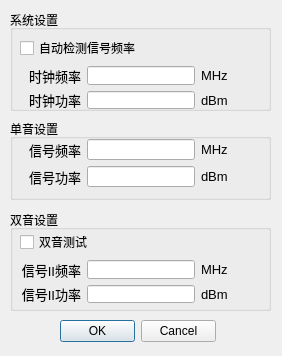
<?xml version="1.0" encoding="UTF-8"?>
<ui version="4.0">
 <class>SignalSettingsDialogClass</class>
 <widget class="QDialog" name="SignalSettingsDialogClass">
  <property name="geometry">
   <rect>
    <x>0</x>
    <y>0</y>
    <width>282</width>
    <height>356</height>
   </rect>
  </property>
  <property name="windowTitle">
   <string>时钟信号设置</string>
  </property>
  <widget class="QDialogButtonBox" name="buttonBox">
   <property name="geometry">
    <rect>
     <x>60</x>
     <y>320</y>
     <width>156</width>
     <height>23</height>
    </rect>
   </property>
   <property name="orientation">
    <enum>Qt::Horizontal</enum>
   </property>
   <property name="standardButtons">
    <set>QDialogButtonBox::Cancel|QDialogButtonBox::Ok</set>
   </property>
  </widget>
  <widget class="QGroupBox" name="groupBox">
   <property name="geometry">
    <rect>
     <x>10</x>
     <y>10</y>
     <width>261</width>
     <height>101</height>
    </rect>
   </property>
   <property name="title">
    <string>系统设置</string>
   </property>
   <widget class="QWidget" name="layoutWidget">
    <property name="geometry">
     <rect>
      <x>10</x>
      <y>26</y>
      <width>241</width>
      <height>73</height>
     </rect>
    </property>
    <layout class="QGridLayout" name="gridLayout_5">
     <item row="0" column="0">
      <widget class="QCheckBox" name="signalDetectCheckBox">
       <property name="text">
        <string>自动检测信号频率</string>
       </property>
      </widget>
     </item>
     <item row="1" column="0">
      <layout class="QGridLayout" name="gridLayout_2">
       <item row="0" column="0">
        <widget class="QLabel" name="labl_16">
         <property name="font">
          <font>
           <family>Arial</family>
           <pointsize>10</pointsize>
          </font>
         </property>
         <property name="text">
          <string>时钟频率</string>
         </property>
         <property name="alignment">
          <set>Qt::AlignRight|Qt::AlignTrailing|Qt::AlignVCenter</set>
         </property>
        </widget>
       </item>
       <item row="0" column="1">
        <widget class="QLineEdit" name="clockFreqMHzLineEdit">
         <property name="sizePolicy">
          <sizepolicy hsizetype="Preferred" vsizetype="Fixed">
           <horstretch>0</horstretch>
           <verstretch>0</verstretch>
          </sizepolicy>
         </property>
        </widget>
       </item>
       <item row="0" column="2">
        <widget class="QLabel" name="labl_25">
         <property name="sizePolicy">
          <sizepolicy hsizetype="Minimum" vsizetype="Preferred">
           <horstretch>0</horstretch>
           <verstretch>0</verstretch>
          </sizepolicy>
         </property>
         <property name="font">
          <font>
           <family>Arial</family>
           <pointsize>10</pointsize>
          </font>
         </property>
         <property name="text">
          <string>MHz</string>
         </property>
        </widget>
       </item>
       <item row="1" column="0">
        <widget class="QLabel" name="labl_23">
         <property name="font">
          <font>
           <family>Arial</family>
           <pointsize>10</pointsize>
          </font>
         </property>
         <property name="text">
          <string>时钟功率</string>
         </property>
         <property name="alignment">
          <set>Qt::AlignRight|Qt::AlignTrailing|Qt::AlignVCenter</set>
         </property>
        </widget>
       </item>
       <item row="1" column="1">
        <widget class="QLineEdit" name="clockPowerLineEdit">
         <property name="sizePolicy">
          <sizepolicy hsizetype="Preferred" vsizetype="Fixed">
           <horstretch>0</horstretch>
           <verstretch>0</verstretch>
          </sizepolicy>
         </property>
        </widget>
       </item>
       <item row="1" column="2">
        <widget class="QLabel" name="labl_19">
         <property name="sizePolicy">
          <sizepolicy hsizetype="Minimum" vsizetype="Preferred">
           <horstretch>0</horstretch>
           <verstretch>0</verstretch>
          </sizepolicy>
         </property>
         <property name="font">
          <font>
           <family>Arial</family>
           <pointsize>10</pointsize>
          </font>
         </property>
         <property name="text">
          <string>dBm</string>
         </property>
        </widget>
       </item>
      </layout>
     </item>
    </layout>
   </widget>
  </widget>
  <widget class="QGroupBox" name="groupBox_2">
   <property name="geometry">
    <rect>
     <x>10</x>
     <y>119</y>
     <width>261</width>
     <height>81</height>
    </rect>
   </property>
   <property name="title">
    <string>单音设置</string>
   </property>
   <widget class="QWidget" name="layoutWidget">
    <property name="geometry">
     <rect>
      <x>10</x>
      <y>20</y>
      <width>241</width>
      <height>48</height>
     </rect>
    </property>
    <layout class="QGridLayout" name="gridLayout">
     <item row="0" column="0">
      <widget class="QLabel" name="labl_15">
       <property name="font">
        <font>
         <family>Arial</family>
         <pointsize>10</pointsize>
        </font>
       </property>
       <property name="text">
        <string>信号频率</string>
       </property>
       <property name="alignment">
        <set>Qt::AlignRight|Qt::AlignTrailing|Qt::AlignVCenter</set>
       </property>
      </widget>
     </item>
     <item row="0" column="1">
      <widget class="QLineEdit" name="signalFreqLineEdit">
       <property name="sizePolicy">
        <sizepolicy hsizetype="Preferred" vsizetype="Fixed">
         <horstretch>0</horstretch>
         <verstretch>0</verstretch>
        </sizepolicy>
       </property>
      </widget>
     </item>
     <item row="0" column="2">
      <widget class="QLabel" name="labl_26">
       <property name="sizePolicy">
        <sizepolicy hsizetype="Minimum" vsizetype="Preferred">
         <horstretch>0</horstretch>
         <verstretch>0</verstretch>
        </sizepolicy>
       </property>
       <property name="font">
        <font>
         <family>Arial</family>
         <pointsize>10</pointsize>
        </font>
       </property>
       <property name="text">
        <string>MHz</string>
       </property>
      </widget>
     </item>
     <item row="1" column="0">
      <widget class="QLabel" name="labl_17">
       <property name="font">
        <font>
         <family>Arial</family>
         <pointsize>10</pointsize>
        </font>
       </property>
       <property name="text">
        <string>信号功率</string>
       </property>
       <property name="alignment">
        <set>Qt::AlignRight|Qt::AlignTrailing|Qt::AlignVCenter</set>
       </property>
      </widget>
     </item>
     <item row="1" column="1">
      <widget class="QLineEdit" name="signalPowerLineEdit">
       <property name="sizePolicy">
        <sizepolicy hsizetype="Preferred" vsizetype="Fixed">
         <horstretch>0</horstretch>
         <verstretch>0</verstretch>
        </sizepolicy>
       </property>
      </widget>
     </item>
     <item row="1" column="2">
      <widget class="QLabel" name="labl_18">
       <property name="sizePolicy">
        <sizepolicy hsizetype="Minimum" vsizetype="Preferred">
         <horstretch>0</horstretch>
         <verstretch>0</verstretch>
        </sizepolicy>
       </property>
       <property name="font">
        <font>
         <family>Arial</family>
         <pointsize>10</pointsize>
        </font>
       </property>
       <property name="text">
        <string>dBm</string>
       </property>
      </widget>
     </item>
    </layout>
   </widget>
  </widget>
  <widget class="QGroupBox" name="groupBox_3">
   <property name="geometry">
    <rect>
     <x>10</x>
     <y>210</y>
     <width>261</width>
     <height>101</height>
    </rect>
   </property>
   <property name="title">
    <string>双音设置</string>
   </property>
   <widget class="QWidget" name="layoutWidget">
    <property name="geometry">
     <rect>
      <x>10</x>
      <y>20</y>
      <width>241</width>
      <height>73</height>
     </rect>
    </property>
    <layout class="QGridLayout" name="gridLayout_4">
     <item row="0" column="0">
      <widget class="QCheckBox" name="dualToneTestCheckBox">
       <property name="text">
        <string>双音测试</string>
       </property>
      </widget>
     </item>
     <item row="1" column="0">
      <layout class="QGridLayout" name="gridLayout_3">
       <item row="0" column="0">
        <widget class="QLabel" name="labl_20">
         <property name="font">
          <font>
           <family>Arial</family>
           <pointsize>10</pointsize>
          </font>
         </property>
         <property name="text">
          <string>信号II频率</string>
         </property>
         <property name="alignment">
          <set>Qt::AlignRight|Qt::AlignTrailing|Qt::AlignVCenter</set>
         </property>
        </widget>
       </item>
       <item row="0" column="1">
        <widget class="QLineEdit" name="signalIIFreqLineEdit">
         <property name="sizePolicy">
          <sizepolicy hsizetype="Preferred" vsizetype="Fixed">
           <horstretch>0</horstretch>
           <verstretch>0</verstretch>
          </sizepolicy>
         </property>
        </widget>
       </item>
       <item row="0" column="2">
        <widget class="QLabel" name="labl_27">
         <property name="sizePolicy">
          <sizepolicy hsizetype="Minimum" vsizetype="Preferred">
           <horstretch>0</horstretch>
           <verstretch>0</verstretch>
          </sizepolicy>
         </property>
         <property name="font">
          <font>
           <family>Arial</family>
           <pointsize>10</pointsize>
          </font>
         </property>
         <property name="text">
          <string>MHz</string>
         </property>
        </widget>
       </item>
       <item row="1" column="0">
        <widget class="QLabel" name="labl_21">
         <property name="font">
          <font>
           <family>Arial</family>
           <pointsize>10</pointsize>
          </font>
         </property>
         <property name="text">
          <string>信号II功率</string>
         </property>
         <property name="alignment">
          <set>Qt::AlignRight|Qt::AlignTrailing|Qt::AlignVCenter</set>
         </property>
        </widget>
       </item>
       <item row="1" column="1">
        <widget class="QLineEdit" name="signalIIPowerLineEdit">
         <property name="sizePolicy">
          <sizepolicy hsizetype="Preferred" vsizetype="Fixed">
           <horstretch>0</horstretch>
           <verstretch>0</verstretch>
          </sizepolicy>
         </property>
        </widget>
       </item>
       <item row="1" column="2">
        <widget class="QLabel" name="labl_22">
         <property name="sizePolicy">
          <sizepolicy hsizetype="Minimum" vsizetype="Preferred">
           <horstretch>0</horstretch>
           <verstretch>0</verstretch>
          </sizepolicy>
         </property>
         <property name="font">
          <font>
           <family>Arial</family>
           <pointsize>10</pointsize>
          </font>
         </property>
         <property name="text">
          <string>dBm</string>
         </property>
        </widget>
       </item>
      </layout>
     </item>
    </layout>
   </widget>
  </widget>
 </widget>
 <resources/>
 <connections>
  <connection>
   <sender>buttonBox</sender>
   <signal>accepted()</signal>
   <receiver>SignalSettingsDialogClass</receiver>
   <slot>accept()</slot>
   <hints>
    <hint type="sourcelabel">
     <x>248</x>
     <y>254</y>
    </hint>
    <hint type="destinationlabel">
     <x>157</x>
     <y>274</y>
    </hint>
   </hints>
  </connection>
  <connection>
   <sender>buttonBox</sender>
   <signal>rejected()</signal>
   <receiver>SignalSettingsDialogClass</receiver>
   <slot>reject()</slot>
   <hints>
    <hint type="sourcelabel">
     <x>316</x>
     <y>260</y>
    </hint>
    <hint type="destinationlabel">
     <x>286</x>
     <y>274</y>
    </hint>
   </hints>
  </connection>
 </connections>
</ui>
